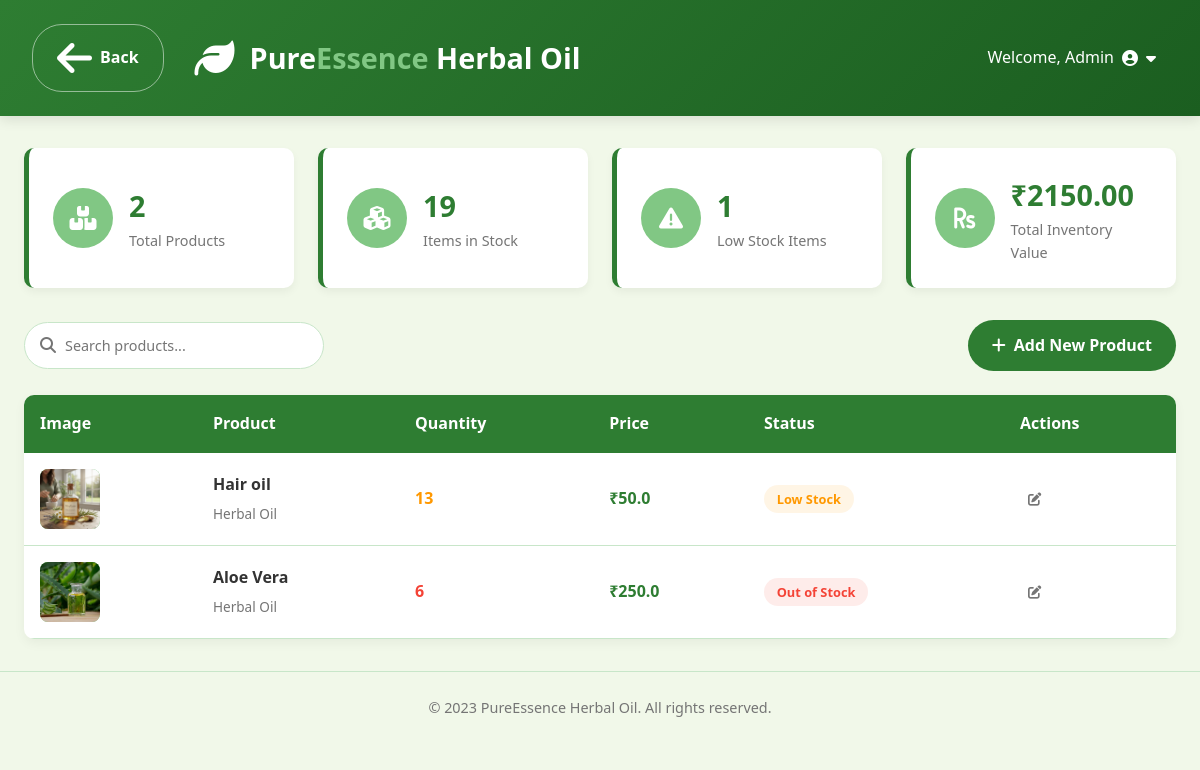
Page /inventory on the committed database.
### my_admin/models.py (models this page shows, shortened)
class Product(models.Model):
    product_name = models.CharField(max_length=100)
    description = models.TextField(blank=True, null=True)
    price = models.FloatField(blank=True, null=True)
    stock = models.IntegerField(blank=True, null=True)
    available = models.BooleanField(blank=True, null=True)
    image = models.ImageField(upload_to='products/', blank=True, null=True)

### my_admin/views.py (the view)
# urls.py: path("inventory",views.inventory, name="inventory"),
def inventory(request):
    products = Product.objects.all()
    return render(request, 'inventory.html', {'products':products})

### my_admin/templates/inventory.html (shortened to what this page needs)
<!DOCTYPE html>
<html lang="en">
<head>
    <link rel="stylesheet" href="https://cdnjs.cloudflare.com/ajax/libs/font-awesome/6.4.0/css/all.min.css">
</head>
<body>
    <header>
        <div class="header-content">
            <div class="logo">
                <a href="admin_dashboard" class="btn btn-back"><i class="fas fa-arrow-left"></i> Back</a>
                <i class="fas fa-leaf"></i>
                <h1>Pure<span>Essence</span> Herbal Oil</h1>
            </div>
            <div class="user-info">
                <div class="admin-dropdown" id="adminDropdown">
                    <p>Welcome, Admin</p>
                    <i class="fas fa-user-circle"></i>
                    <i class="fas fa-caret-down"></i>
                </div>
            </div>
        </div>
    </header>
    <div class="container">
        <div class="dashboard-stats">
            <div class="stat-card">
                <div class="stat-icon">
                    <i class="fas fa-boxes"></i>
                </div>
                <div class="stat-info">
                    <h3 id="totalProducts">0</h3>
                    <p>Total Products</p>
                </div>
            </div>
            <div class="stat-card">
                <div class="stat-icon">
                    <i class="fas fa-cubes"></i>
                </div>
                <div class="stat-info">
                    <h3 id="totalStock">0</h3>
                    <p>Items in Stock</p>
                </div>
            </div>
            <div class="stat-card">
                <div class="stat-icon">
                    <i class="fas fa-exclamation-triangle"></i>
                </div>
                <div class="stat-info">
                    <h3 id="lowStockItems">0</h3>
                    <p>Low Stock Items</p>
                </div>
            </div>
            <div class="stat-card">
                <div class="stat-icon">
                    <i class="fas fa-rupee-sign"></i>
                </div>
                <div class="stat-info">
                    <h3 id="totalValue">0</h3>
                    <p>Total Inventory Value</p>
                </div>
            </div>
        </div>
        <div class="actions-bar">
            <div class="search-box">
                <i class="fas fa-search"></i>
                <input type="text" id="searchInput" placeholder="Search products...">
            </div>
            <a href="add_product" class="btn btn-primary"><i class="fas fa-plus"></i> Add New Product</a>
        </div>
        <div class="inventory-table">
            <table id="productsTable">
                <thead>
                    <tr>
                        <th>Image</th>
                        <th>Product</th>
                        <th>Quantity</th>
                        <th>Price</th>
                        <th>Status</th>
                        <th>Actions</th>
                    </tr>
                </thead>
                <tbody id="productsTableBody">
                    {% for product in products %}
                    <tr>
                        <td>
                            <div class="product-img">
                                {% if product.image %}
                                <img src="{{ product.image }}" alt="{{ product.product_name }}">
                                {% else %}
                                <i class="fas fa-oil-can"></i>
                                {% endif %}
                            </div>
                        </td>
                        <td>
                            <div class="product-cell">
                                <div class="product-info">
                                    <h4>{{ product.product_name }}</h4>
                                    <p>
                                        {% if product.category %}
                                            {{ product.category }}
                                        {% else %}
                                            Herbal Oil
                                        {% endif %}
                                    </p>
                                </div>
                            </div>
                        </td>
                        <td class="qty-cell {% if product.stock < 10 %}qty-low{% elif product.stock < 50 %}qty-medium{% else %}qty-high{% endif %}">
                            {{ product.stock }}
                        </td>
                        <td class="price-cell">₹{{ product.price }}</td>
                        <td>
                            {% if product.stock > 50 %}
                            <span class="status-badge status-in-stock">In Stock</span>
                            {% elif product.stock > 10 %}
                            <span class="status-badge status-low-stock">Low Stock</span>
                            {% else %}
                            <span class="status-badge status-out-of-stock">Out of Stock</span>
                            {% endif %}
                        </td>
                        <td>
                            <div class="action-cell">
                                <button class="action-btn edit-btn" onclick="window.location.href='{% url 'edit_product' product.id %}'">
                                    <i class="fas fa-edit"></i>
                                </button>
                            </div>
                        </td>
                    </tr>
                    {% endfor %}
                </tbody>
            </table>
        </div>
    </div>
    <footer>
        <p>&copy; 2023 PureEssence Herbal Oil. All rights reserved.</p>
    </footer>
</body>
</html>

### my_admin/templates/inventory.html (style rules this page uses)
* { margin: 0; padding: 0; box-sizing: border-box; font-family: 'Segoe UI', Tahoma, Geneva, Verdana, sans-serif; }
:root { --primary-green: #2e7d32; --light-green: #4caf50; --dark-green: #1b5e20; --accent-green: #81c784; --background: #f1f8e9; --card-bg: #ffffff; --text-dark: #333333; --text-light: #757575; --border-color: #c8e6c9; --warning: #ff9800; --danger: #f44336; }
body { background-color: var(--background); color: var(--text-dark); line-height: 1.6; }
header { background: linear-gradient(135deg, var(--primary-green), var(--dark-green)); color: white; padding: 1.5rem 2rem; box-shadow: 0 4px 12px rgba(0, 0, 0, 0.1); }
.header-content { display: flex; justify-content: space-between; align-items: center; max-width: 1200px; margin: 0 auto; }
.logo { display: flex; align-items: center; gap: 15px; }
.logo i { font-size: 2.5rem; }
.logo h1 { font-size: 1.8rem; font-weight: 600; }
.logo span { color: var(--accent-green); }
.user-info { position: relative; display: flex; align-items: center; gap: 10px; cursor: pointer; }
.admin-dropdown { display: flex; align-items: center; gap: 8px; padding: 8px 12px; border-radius: 5px; transition: background-color 0.3s; }
.container { max-width: 1200px; margin: 2rem auto; padding: 0 1.5rem; }
.dashboard-stats { display: grid; grid-template-columns: repeat(auto-fit, minmax(250px, 1fr)); gap: 1.5rem; margin-bottom: 2rem; }
.stat-card { background-color: var(--card-bg); border-radius: 10px; padding: 1.5rem; box-shadow: 0 4px 8px rgba(0, 0, 0, 0.05); display: flex; align-items: center; gap: 1rem; border-left: 5px solid var(--primary-green); }
.stat-icon { background-color: var(--accent-green); width: 60px; height: 60px; border-radius: 50%; display: flex; align-items: center; justify-content: center; color: white; font-size: 1.5rem; }
.stat-info h3 { font-size: 1.8rem; color: var(--primary-green); }
.stat-info p { color: var(--text-light); font-size: 0.9rem; }
.actions-bar { display: flex; justify-content: space-between; align-items: center; margin-bottom: 1.5rem; }
.search-box { position: relative; width: 300px; }
.search-box input { width: 100%; padding: 0.8rem 1rem 0.8rem 2.5rem; border: 1px solid var(--border-color); border-radius: 30px; font-size: 0.9rem; outline: none; transition: all 0.3s; }
.search-box i { position: absolute; left: 1rem; top: 50%; transform: translateY(-50%); color: var(--text-light); }
.btn { padding: 0.8rem 1.5rem; border: none; border-radius: 30px; font-weight: 600; cursor: pointer; display: flex; align-items: center; gap: 0.5rem; transition: all 0.3s; text-decoration: none; }
.btn-primary { background-color: var(--primary-green); color: white; }
.btn-back { background-color: transparent; color: white; border: 1px solid rgba(255, 255, 255, 0.5); margin-right: 1rem; }
.inventory-table { background-color: var(--card-bg); border-radius: 10px; overflow: hidden; box-shadow: 0 4px 12px rgba(0, 0, 0, 0.05); margin-bottom: 2rem; }
table { width: 100%; border-collapse: collapse; }
thead { background-color: var(--primary-green); color: white; }
th { padding: 1rem; text-align: left; font-weight: 600; }
tbody tr { border-bottom: 1px solid var(--border-color); transition: background-color 0.2s; }
td { padding: 1rem; }
.product-cell { display: flex; align-items: center; gap: 1rem; }
.product-img { width: 60px; height: 60px; border-radius: 8px; object-fit: cover; background-color: var(--accent-green); display: flex; align-items: center; justify-content: center; color: white; font-size: 1.5rem; overflow: hidden; }
.product-img img { width: 100%; height: 100%; object-fit: cover; }
.product-info h4 { margin-bottom: 0.3rem; }
.product-info p { color: var(--text-light); font-size: 0.85rem; }
.qty-cell { font-weight: 600; }
.qty-low { color: var(--danger); }
.qty-medium { color: var(--warning); }
.price-cell { font-weight: 600; color: var(--primary-green); }
.status-badge { padding: 0.3rem 0.8rem; border-radius: 20px; font-size: 0.8rem; font-weight: 600; }
.status-low-stock { background-color: rgba(255, 152, 0, 0.1); color: var(--warning); }
.status-out-of-stock { background-color: rgba(244, 67, 54, 0.1); color: var(--danger); }
.action-cell { display: flex; gap: 0.5rem; }
.action-btn { background: none; border: none; cursor: pointer; padding: 0.5rem; border-radius: 5px; transition: all 0.2s; color: var(--text-light); }
footer { text-align: center; padding: 1.5rem; color: var(--text-light); font-size: 0.9rem; margin-top: 2rem; border-top: 1px solid var(--border-color); }

### rows in the picture
Product: image (picture), product_name "Hair oil", stock "13", price "50.0", shows "Low Stock"
Product: image (picture), product_name "Aloe Vera", stock "6", price "250.0", shows "Out of Stock"
